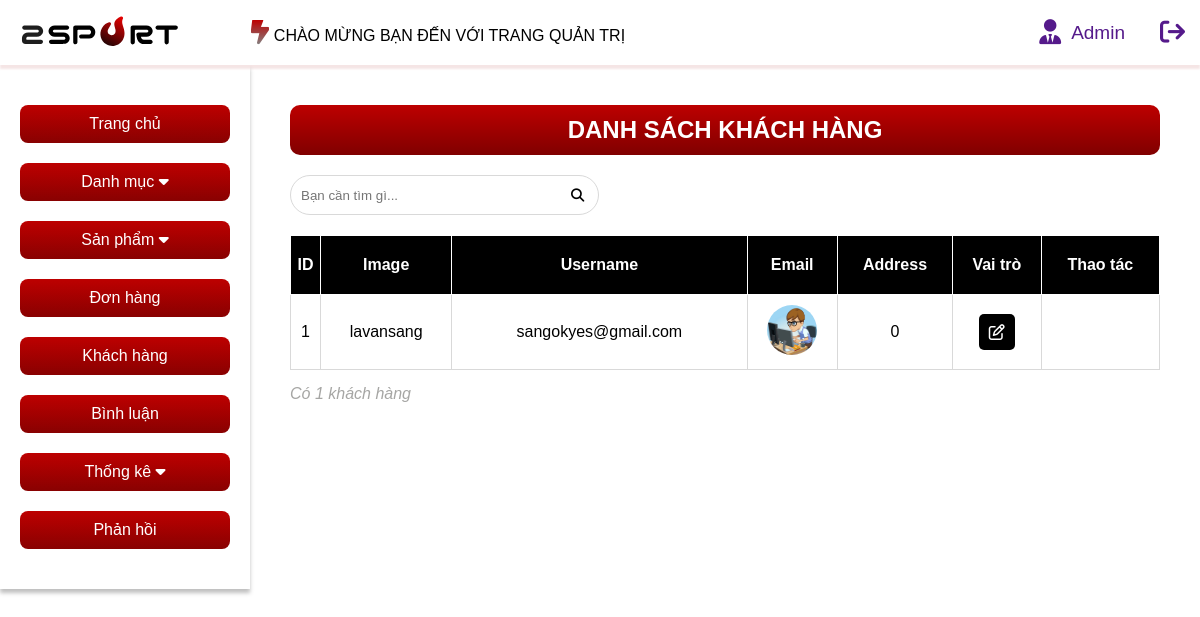
The page /admin/index.php?act=khachhang on the database as committed earlier.
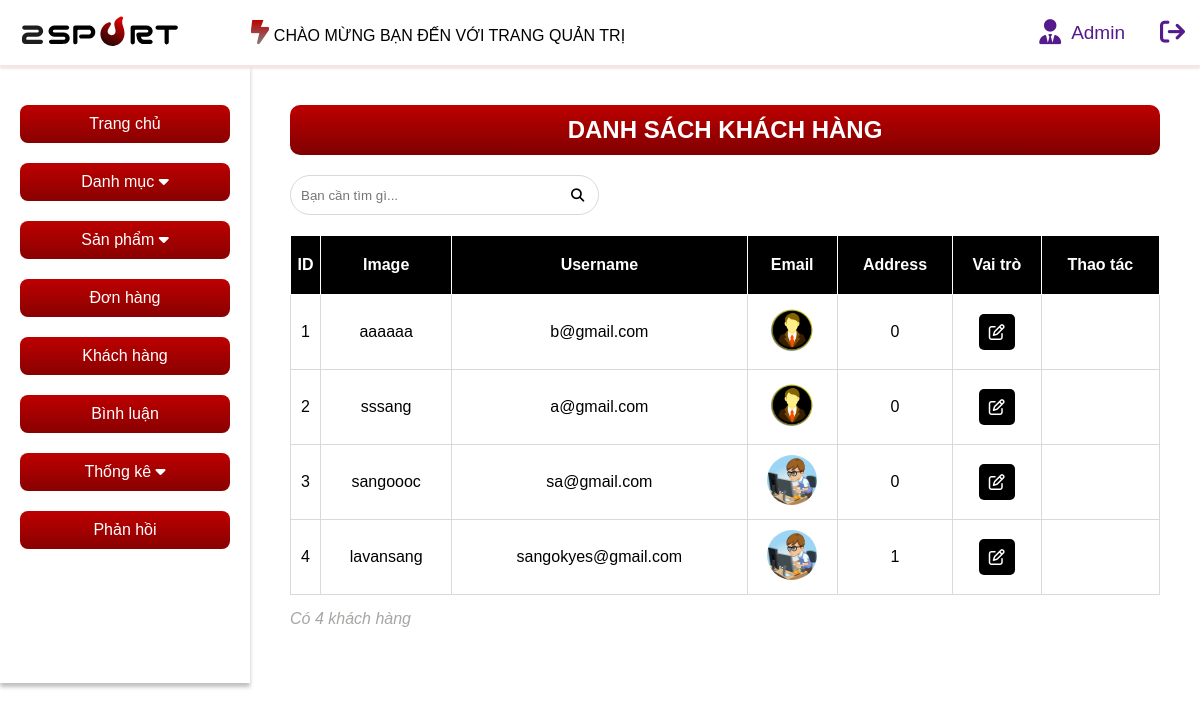
The same page on the database as committed later.
### tables this page shows
CREATE TABLE `account` (
  `id` int(11) NOT NULL,
  `username` varchar(50) NOT NULL,
  `password` varchar(50) NOT NULL,
  `email` varchar(255) NOT NULL,
  `img` varchar(255) NOT NULL DEFAULT 'anh-user.webp',
  `role` int(1) NOT NULL DEFAULT 0
);

### model/pdo.php (called while the page is built, shortened)
<?php
function pdo_get_connection(){
    $servername = "localhost";
    $username = "root";
    $password = "";
    try {
        $conn = new PDO("mysql:host=$servername;dbname=duan1", $username, $password);
        $conn->setAttribute(PDO::ATTR_ERRMODE, PDO::ERRMODE_EXCEPTION);
        return $conn;
    } catch(PDOException $e) {
        echo "Connection failed: " . $e->getMessage();
    }
}
function pdo_query($sql){
    $sql_args=array_slice(func_get_args(),1);
    try{
        $conn=pdo_get_connection();
        $stmt=$conn->prepare($sql);
        $stmt->execute($sql_args);
        $rows=$stmt->fetchAll();
        return $rows;
    }
    catch(PDOException $e){
        throw $e;
    }
    finally{
        unset($conn);
    }
}
?>

### model/taikhoan.php (called while the page is built, shortened)
<?php
    function list_kh(){
        $sql ="SELECT * FROM account ORDER BY id DESC";
        $dskh=pdo_query($sql);
        return $dskh;
    }
?>

### admin/khachhang/list.php (the view)
<main class="container">
        <?php include "boxleft.php" ?>
        <article>
            <div class="tilte-ds">
                <h2>DANH SÁCH KHÁCH HÀNG</h2>
            </div>
            <form class="form-search" action="" method="post">
                <div class="search-wp">
                    <input class="input-search" type="search" placeholder="Bạn cần tìm gì...">
                    <button class="btn-search"><i class="fa fa-search"></i></button>
                </div>
            </form>
            <table>
                <thead>
                    <tr>
                        <th>ID</th>
                        <th>Image</th>
                        <th>Username</th>
                        <th>Email</th>
                        <th>Address</th>
                        <th>Vai trò</th>
                        <th>Thao tác</th>
                    </tr>
                </thead>
                <tbody>
                <?php
                    $i = 0;
                    $stt=1;
                    foreach ($dskh as $kh) {
                        extract($kh);
                        echo'
                            <tr>
                                <td>'.$stt++.'</td>
                                <td>'.$username.'</td>
                                <td>'.$email.'</td>
                                <td><img src="../assets/img/'.$img.'" alt="anh-user"></td>
                                <td>'.$role.'</td>
                                <td><a class="btn btn-info" href="index.php?act=suakh&id='.$id.'"><i class="fa-regular fa-pen-to-square"></i></a></td>
                            </tr>
                        ';
                        $i++;
                    }
                    echo'<caption style="caption-side:bottom;text-align:left; color: #A6A6A4; font-style:italic; padding:15px 0px;">Có '.$i.' khách hàng</caption>';
                ?>
                </tbody>
            </table>
        </article>
</main>

Rows that differ between the two databases and show on the page:
added account: username "aaaaaa", email "b@gmail.com", img (picture), role "0"
added account: username "sssang", email "a@gmail.com", img (picture), role "0"
added account: username "sangoooc", email "sa@gmail.com", img (picture), role "0"
changed account "lavansang": role "0" → "1"
Other text that changed with them:
$i: "1" → "4"
